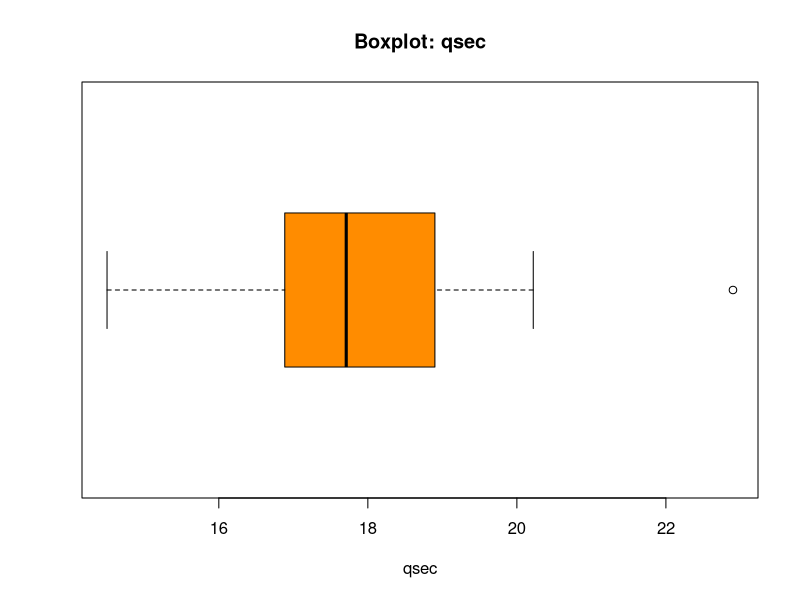
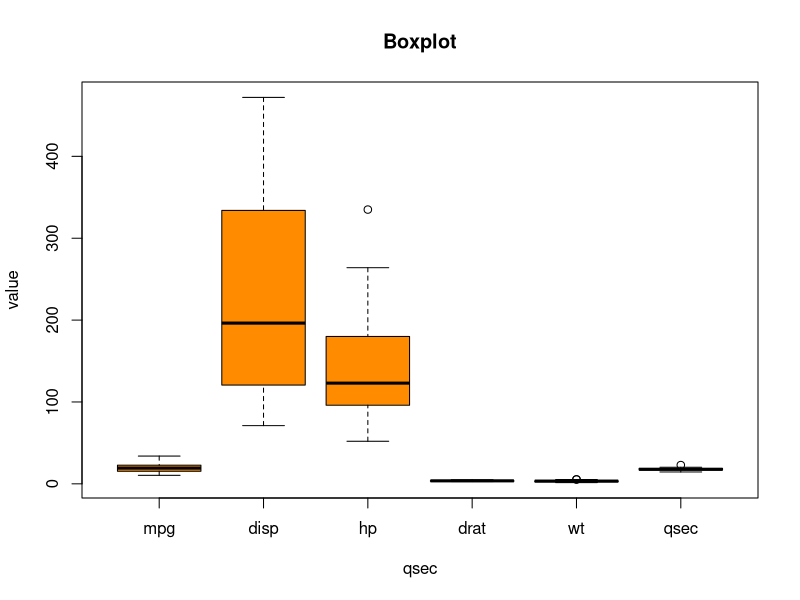
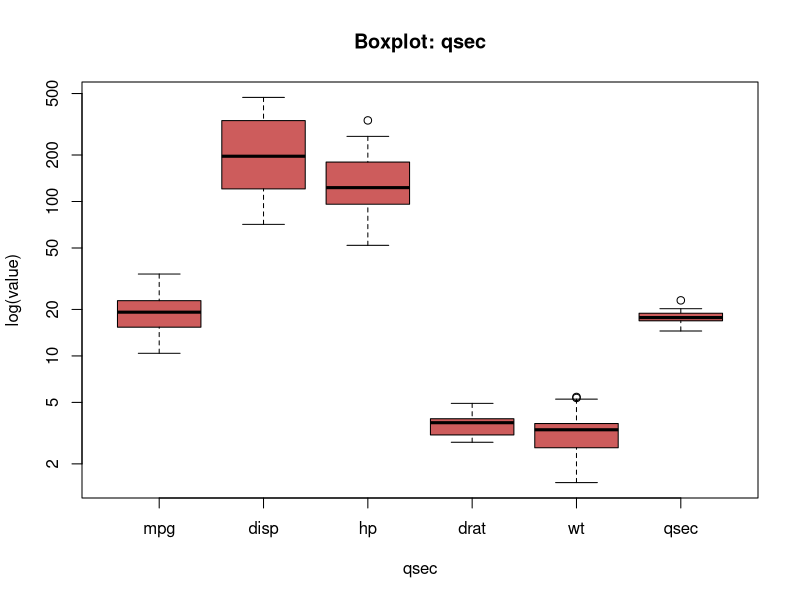
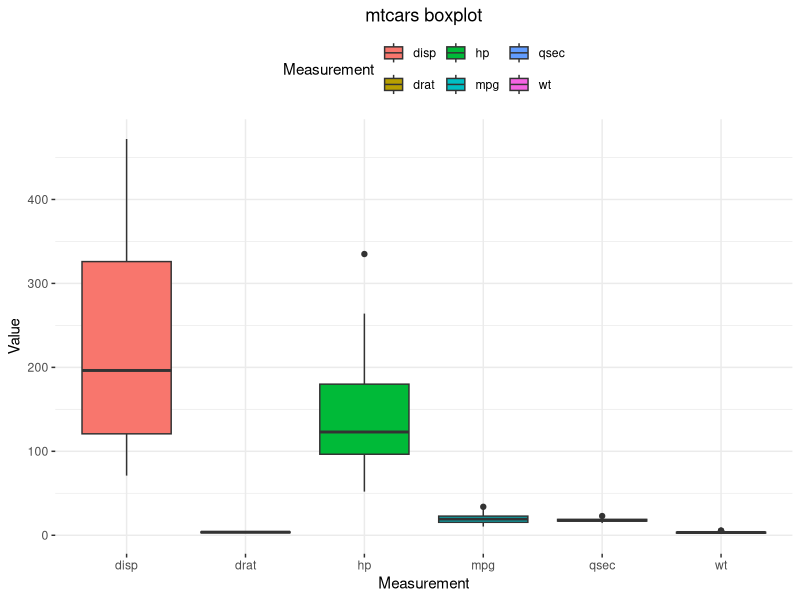
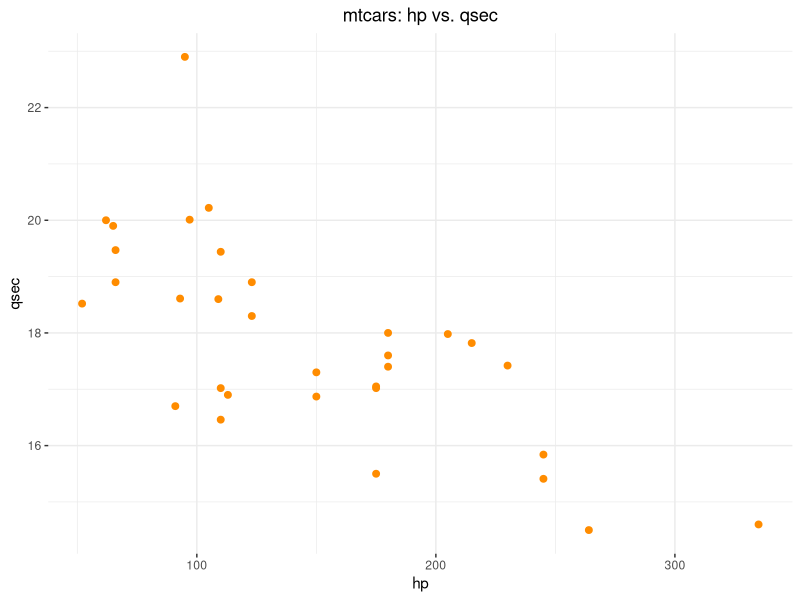
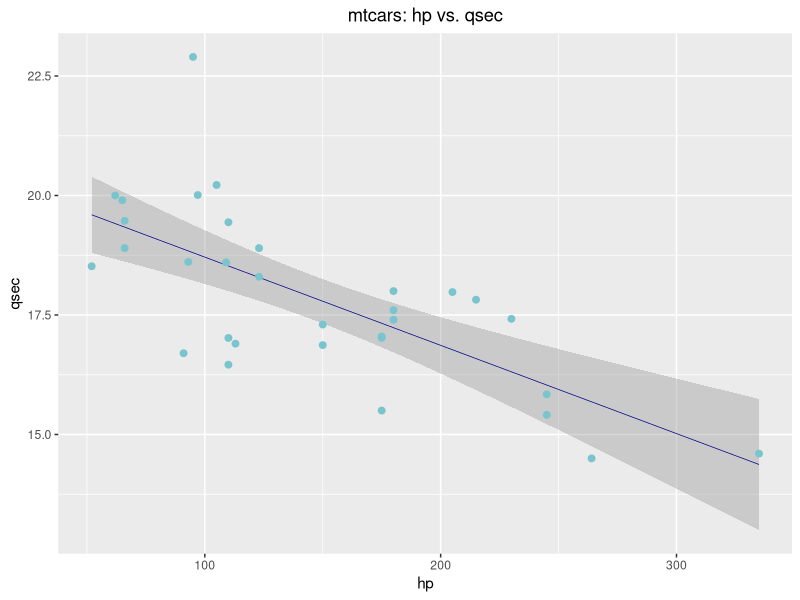
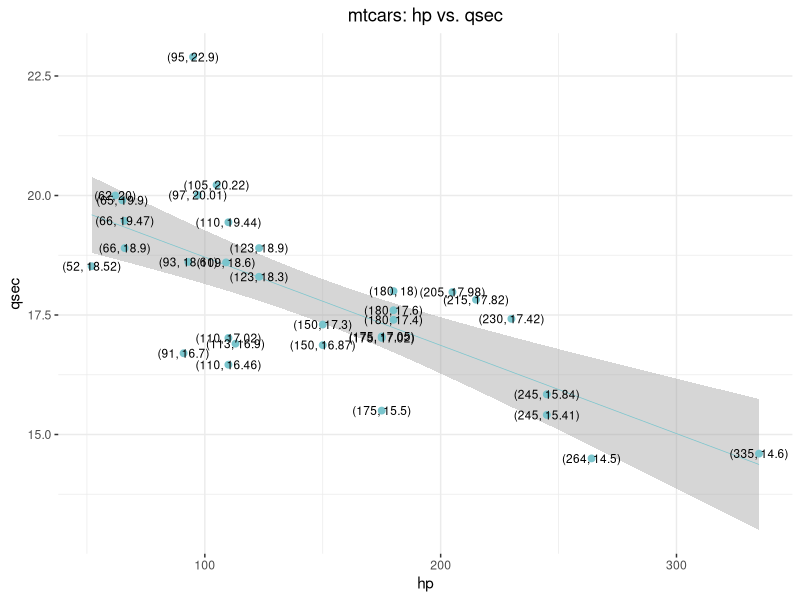
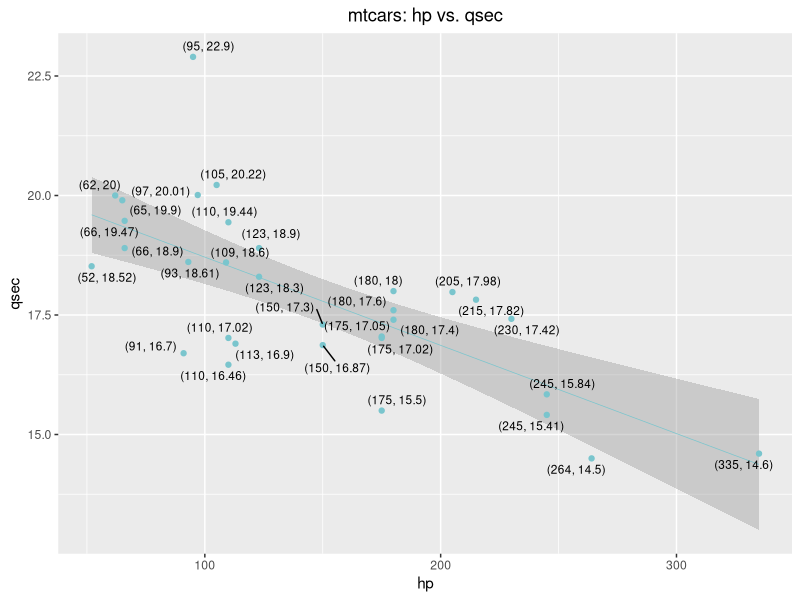

Source code (R) for these figures, in order:
## ---- chunk 1
data(mtcars)
head(mtcars)
## ---- chunk 2
print(paste0("mtcars has ", 
             dim(mtcars)[1], 
             " rows and ", 
             dim(mtcars)[2], 
             " columns."))
## ---- chunk 3
summary(mtcars)
## ---- chunk 4
mean(mtcars$qsec)
## ---- chunk 5
median(mtcars$qsec)
## ---- chunk 6
min(mtcars$qsec)
## ---- chunk 7
max(mtcars$qsec)
## ---- chunk 8
range(mtcars$qsec)
## ---- chunk 9
# NOTE: study this
rangeQsec <- abs(Reduce("-", range(mtcars$qsec)))
print(rangeQsec)
## ---- chunk 10
quantile(mtcars$qsec, probs = .25)
## ---- chunk 11
quantile(mtcars$qsec, probs = c(.25, .5, .75))
## ---- chunk 12
boxplot(mtcars$qsec,
        horizontal = TRUE, 
        xlab = "qsec",
        col = "darkorange",
        main = "Boxplot: qsec")
## ---- chunk 13
## NOTE: Boxplot "fences" and outlier detection
# Q3 = 75 percentile, Q1 = 25 percentile
Q3 <- quantile(mtcars$qsec, .75)
Q3
## ---- chunk 14
Q1 <- quantile(mtcars$qsec, .25)
Q1
## ---- chunk 15
# IQ = Q3 - Q1; Interquartile range
IQR <- unname(Q3 - Q1)
IQR
## ---- chunk 16
lif <- Q1 - 1.5*IQR
uif <- Q3 + 1.5*IQR
lof <- Q1 - 3*IQR
uof <- Q3 + 3*IQR
mtcars$qsec[mtcars$qsec > uif]
## ---- chunk 17
mtcars$qsec[mtcars$qsec > uof]
## ---- chunk 18
boxplot(mtcars[ , c('mpg', 'disp', 'hp', 'drat', 'wt', 'qsec')], 
        horizontal = FALSE, 
        xlab="qsec",
        ylab = "value",
        col = "darkorange",
        main = "Boxplot")
## ---- chunk 19
boxplot(mtcars[ , c('mpg', 'disp', 'hp', 'drat', 'wt', 'qsec')], 
        horizontal = FALSE, 
        xlab="qsec",
        ylab = "log(value)",
        log = "y",
        col = "indianred",
        main = "Boxplot: qsec")
## ---- chunk 20
library(tidyverse)
mtcars$id <- 1:dim(mtcars)[1]
mtcarsPlot <- mtcars %>%
  dplyr::select(id, mpg, disp, hp, drat, wt, qsec) %>% 
  tidyr::pivot_longer(cols = -id,
                      names_to = "Measurement",
                      values_to = "Value")

head(mtcarsPlot, 30)
## ---- chunk 21
ggplot(data = mtcarsPlot, 
       aes(x = Measurement, 
           y = Value, 
           fill = Measurement)) +
  geom_boxplot() + 
  ggtitle("mtcars boxplot") + 
  theme_bw() + 
  theme(panel.border = element_blank()) + 
  theme(plot.title = element_text(hjust = .5)) +
  theme(legend.position = "top")
## ---- chunk 22
ggplot(data = mtcars, 
       aes(x = hp, 
           y = qsec)) + 
  geom_point(size = 2, color = "darkorange") +
  ggtitle("mtcars: hp vs. qsec") + 
  theme_bw() +
  theme(panel.border = element_blank()) + 
  theme(plot.title = element_text(hjust = .5))
## ---- chunk 23
ggplot(data = mtcars, 
       aes(x = hp, 
           y = qsec)) + 
  geom_smooth(method = "lm", size = .25, color = "darkblue",) + 
  geom_point(size = 2, color = "cadetblue3") +
  ggtitle("mtcars: hp vs. qsec") + 
  theme(panel.border = element_blank()) + 
  theme(plot.title = element_text(hjust = .5))
## ---- chunk 24
mtcarsPlot <- mtcars %>% 
  select(hp, qsec)

mtcarsPlot$label <- paste0("(", 
                           mtcarsPlot$hp, ", ", 
                           mtcarsPlot$qsec, 
                           ")")
ggplot(data = mtcarsPlot, 
       aes(x = hp, 
           y = qsec, 
           label = label)) + 
  geom_smooth(method = "lm", size = .25, color = "cadetblue3") + 
  geom_point(size = 2, color = "cadetblue3") +
  geom_text(size = 3) + 
  ggtitle("mtcars: hp vs. qsec") + 
  theme_bw() +
  theme(panel.border = element_blank()) + 
  theme(plot.title = element_text(hjust = .5))
## ---- chunk 25
library(ggrepel)
mtcarsPlot <- mtcars %>% 
  select(hp, qsec)
mtcarsPlot$label <- paste0("(", 
                           mtcarsPlot$hp, ", ", 
                           mtcarsPlot$qsec, 
                           ")")
ggplot(data = mtcarsPlot, 
       aes(x = hp, 
           y = qsec, 
           label = label)) + 
  geom_smooth(method = "lm", size = .25, color = "cadetblue3") + 
  geom_point(size = 1.5, color = "cadetblue3") +
  geom_text_repel(size = 3) + 
  ggtitle("mtcars: hp vs. qsec") + 
  theme(panel.border = element_blank()) + 
  theme(plot.title = element_text(hjust = .5))
## ---- chunk 26
mtcarsPlot <- mtcars %>% 
  select(cyl) %>% 
  group_by(cyl) %>% 
  summarise(count = n())
mtcarsPlot
## ---- chunk 27
ggplot(data = mtcarsPlot, 
       aes(x = cyl, 
           y = count)) + 
  geom_bar(stat = "identity", fill = "cadetblue4", width = .5) + 
  ggtitle("Number of cylinders across the models found in mtcars") +
  theme(panel.border = element_blank()) + 
  theme(plot.title = element_text(hjust = .5))
## ---- chunk 28
ggplot(mtcars, 
       aes(x = hp, 
           fill = cyl, 
           group = cyl)) + 
  geom_density(alpha = .15, color = "black") + 
  ggtitle("Distrubutions of hp across cyl") + 
  xlab('hp') + 
  ylab('Density') + 
  theme_bw() + 
  theme(panel.border = element_blank()) +
  theme(plot.title = element_text(hjust = .5))
## ---- chunk 29
mtcars$cyl <- as.factor(mtcars$cyl)
ggplot(mtcars, 
       aes(x = hp, 
           fill = cyl, 
           group = cyl)) + 
  geom_density(alpha = .15, color = "black") + 
  ggtitle("Distrubutions of hp across cyl") + 
  xlab('hp') + 
  ylab('Density') + 
  theme_bw() + 
  theme(panel.border = element_blank()) +
  theme(plot.title = element_text(hjust = .5))
## ---- chunk 30
ggplot(mtcars, 
       aes(x = hp)) + 
  geom_density(alpha = .15, color = "black", fill = "darkorange") + 
  ggtitle("Distrubution of hp in mtcars") + 
  xlab('hp') + 
  ylab('Density') + 
  theme_bw() + 
  theme(panel.border = element_blank()) +
  theme(plot.title = element_text(hjust = .5))
## ---- chunk 31
distribution <- 
  mtcars %>% 
  dplyr::select(cyl, gear, qsec) %>% 
  dplyr::group_by(cyl, gear) %>% 
  dplyr::summarise(meanQsec = mean(qsec),
                   count = n())
print(distribution)
## ---- chunk 32
ggplot(distribution, 
       aes(x = cyl, 
           y = gear, 
           size = meanQsec, 
           label = meanQsec)) + 
  geom_point(color = "cadetblue3") +
  ggtitle("Mean qsec across cyl and gear in mtcars") + 
  geom_text_repel(size = 3) + 
  theme_bw() + 
  theme(panel.border = element_blank()) +
  theme(plot.title = element_text(hjust = .5))
## ---- chunk 33
ggplot(distribution, 
       aes(x = gear, 
           y = meanQsec, 
           label = meanQsec)) + 
  geom_bar(stat = "identity", 
           color = "black", 
           fill = "darkorange") +
  facet_wrap(~cyl) + 
  ggtitle("Mean qsec across cyl and gear in mtcars") + 
  geom_text_repel(size = 3) + 
  theme_bw() + 
  theme(panel.border = element_blank()) +
  theme(plot.title = element_text(hjust = .5))
